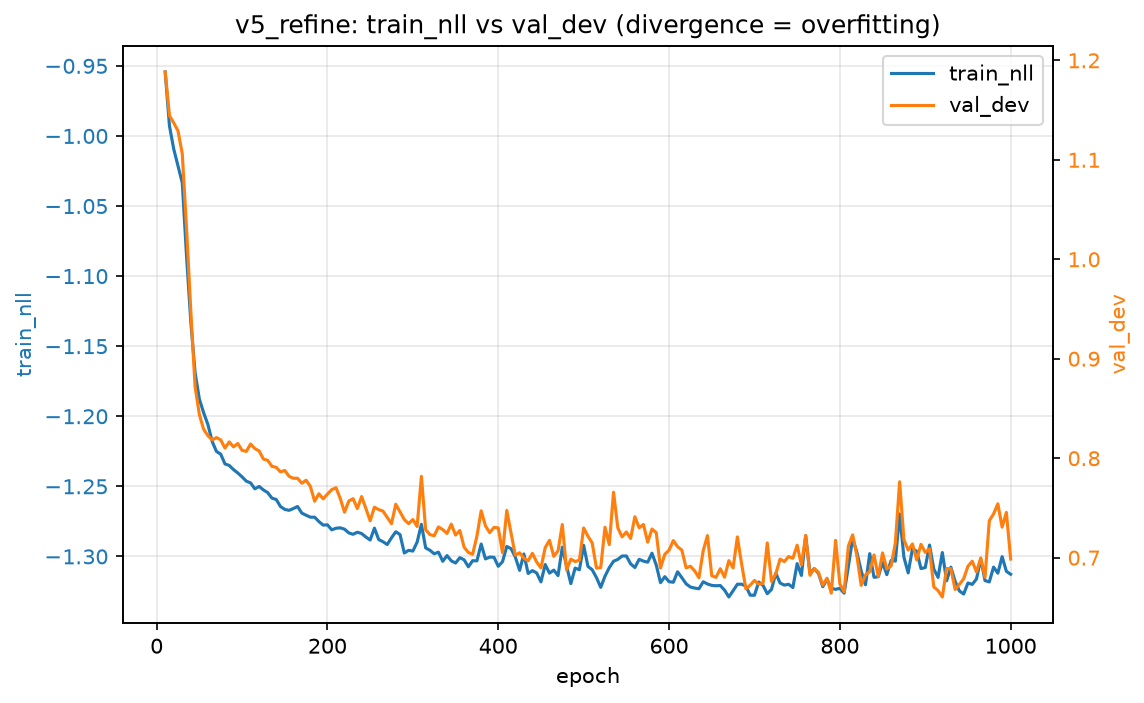

Write Python code to recreate this figure.
import re
import os
import sys
import matplotlib.pyplot as plt

# 可以用 argv 指定要畫哪一份 log：python scratch/log/train_vs_val.py model/v4_proto/result/result.log
# 不給就沿用原本的預設。給了的話輸出檔名會帶版本名，不會蓋掉前一張圖。
log = sys.argv[1] if len(sys.argv) > 1 else 'model/v5_refine/result/result_v1_naive_T3.log'

MIN_EPOCH = 10


def parse_metrics(log_path):
    """
    傳入值: log_path (str) - result.log 檔案路徑
    return值: (epochs, train_nlls, val_devs) - 三個等長 list，
              分別為 epoch 數、對應的 train_nll、val_dev 數值
    """
    epochs = []
    train_nlls = []
    val_devs = []
    pattern = re.compile(
        r"epoch\s+(\d+)\s*\|.*?train_nll\s+([-\d.]+).*?val_dev\s+([-\d.]+)"
    )
    with open(log_path, "r") as f:
        for line in f:
            m = pattern.search(line)
            if m:
                epochs.append(int(m.group(1)))
                train_nlls.append(float(m.group(2)))
                val_devs.append(float(m.group(3)))
    return epochs, train_nlls, val_devs


def main():
    epochs, train_nlls, val_devs = parse_metrics(log)
    epochs, train_nlls, val_devs = zip(
        *[(e, t, v) for e, t, v in zip(epochs, train_nlls, val_devs) if e >= MIN_EPOCH]
    )

    fig, ax_nll = plt.subplots(figsize=(8, 5))
    ax_dev = ax_nll.twinx()

    l1, = ax_nll.plot(epochs, train_nlls, color="tab:blue", label="train_nll")
    l2, = ax_dev.plot(epochs, val_devs, color="tab:orange", label="val_dev")

    ax_nll.set_xlabel("epoch")
    ax_nll.set_ylabel("train_nll", color="tab:blue")
    ax_dev.set_ylabel("val_dev", color="tab:orange")
    ax_nll.tick_params(axis="y", labelcolor="tab:blue")
    ax_dev.tick_params(axis="y", labelcolor="tab:orange")

    version = os.path.basename(os.path.dirname(os.path.dirname(log)))
    ax_nll.set_title(f"{version}: train_nll vs val_dev (divergence = overfitting)")
    ax_nll.legend(handles=[l1, l2], loc="best")
    ax_nll.grid(True, alpha=0.3)

    name = "train_vs_val.png" if len(sys.argv) <= 1 else f"train_vs_val_{version}.png"
    out_path = os.path.join(os.path.dirname(__file__), name)
    fig.savefig(out_path, dpi=150, bbox_inches="tight")
    print(f"saved to {out_path}")


if __name__ == "__main__":
    main()
